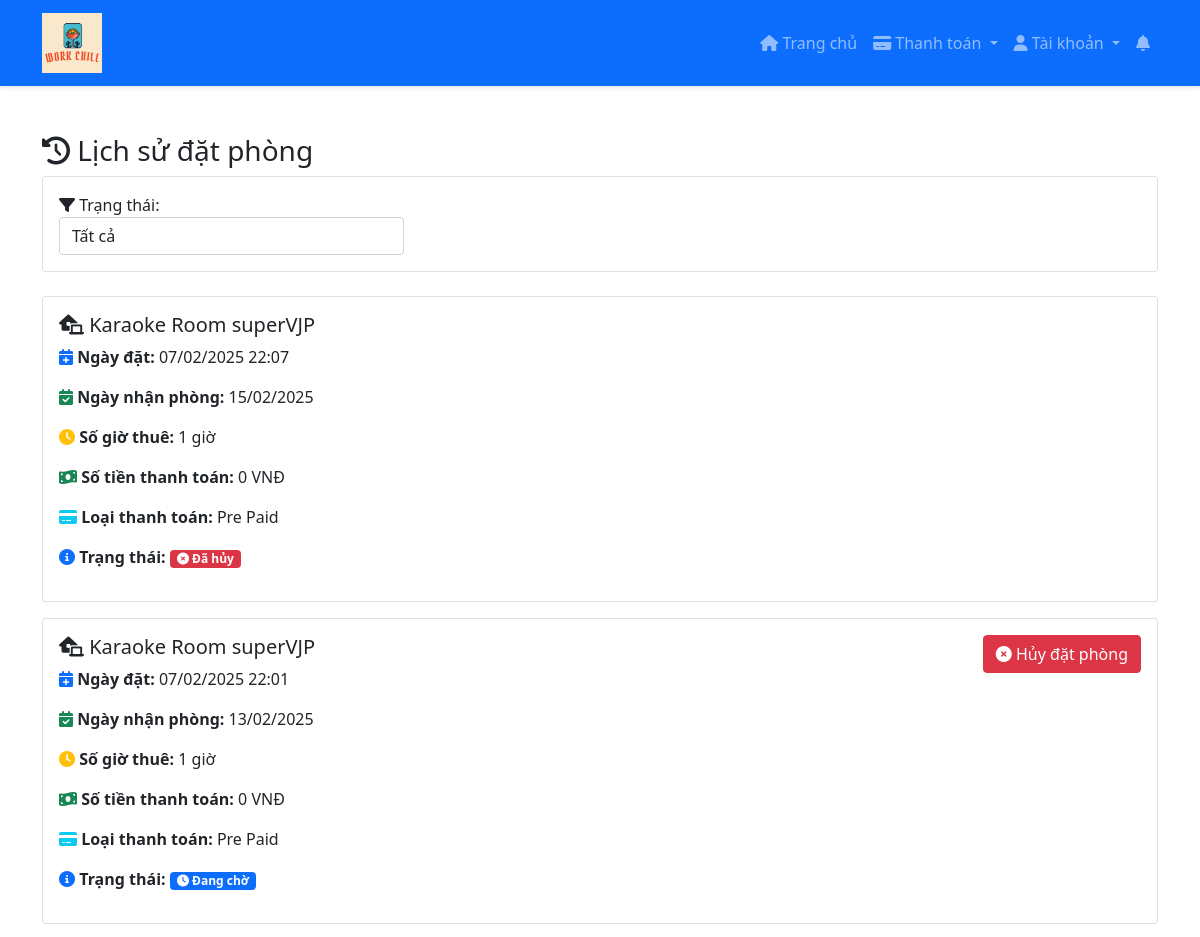
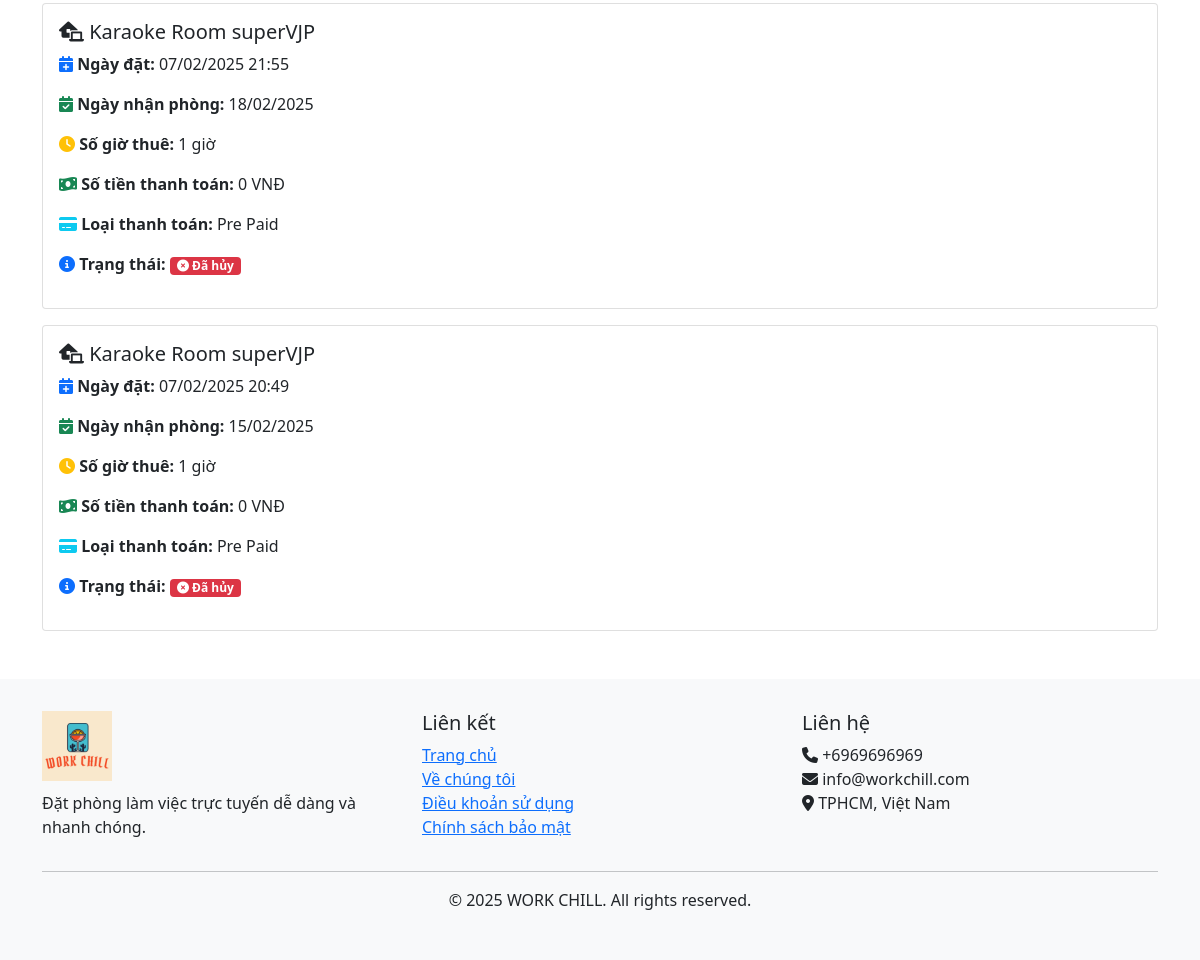
The page /bookings/ (signed in) on the database as committed earlier (2 pictures, top to bottom).
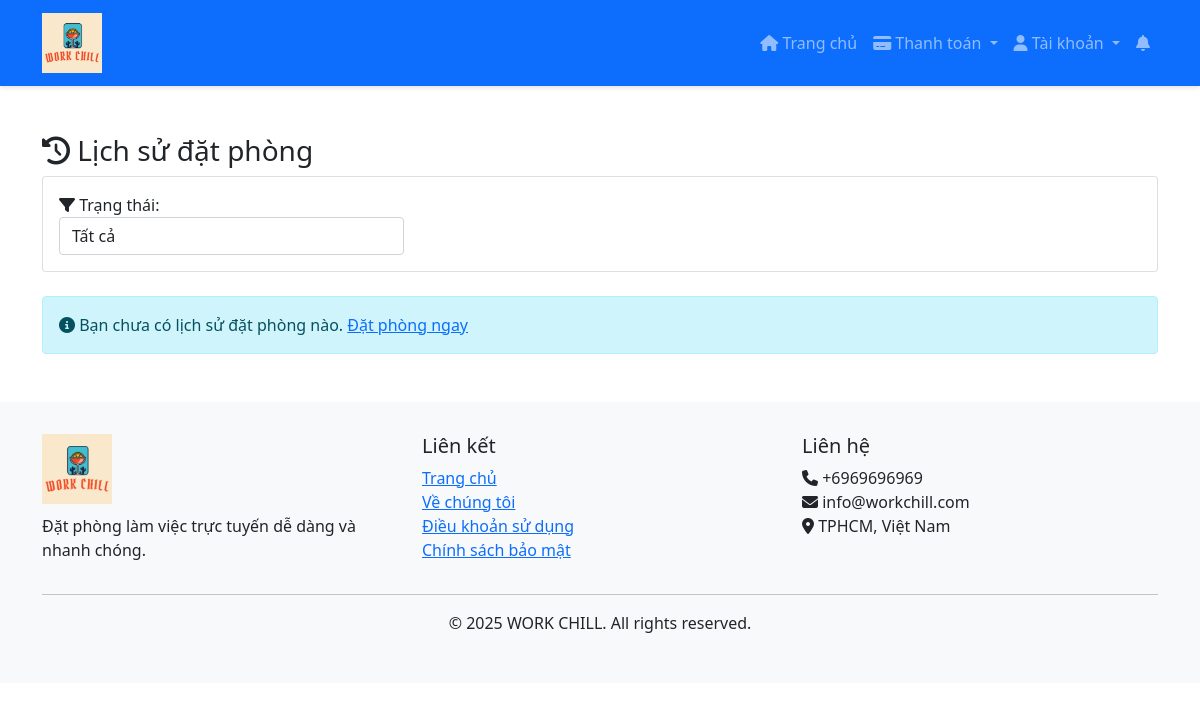
The same page on the database as committed later.
### home/models.py (models this page shows, shortened)
class BaseModel(models.Model):
    uid = models.UUIDField(default=uuid.uuid4   , editable=False , primary_key=True)
    created_at = models.DateTimeField(auto_now_add=True)
    updated_at = models.DateTimeField(auto_now=True)
    class Meta:
        abstract = True
        ordering=['uid']

class PodBooking(BaseModel):
    pod = models.ForeignKey(Pod, related_name="pod_bookings_v1", on_delete=models.CASCADE)
    user = models.ForeignKey(User, related_name="user_bookings_v1", on_delete=models.CASCADE)
    start_date = models.DateField()
    end_date = models.DateField()
    hours = models.IntegerField(default=1)
    total_amount = models.DecimalField(max_digits=10, decimal_places=2, default=0)
    booking_type = models.CharField(max_length=100, choices=(
        ('Pre Paid', 'Pre Paid'),
        ('Post Paid', 'Post Paid')
    ))
    status = models.CharField(max_length=20, choices=(
        ('active', 'Active'),
        ('cancelled', 'Cancelled'),
        ('completed', 'Completed')
    ), default='active')
    calendar_event_id = models.CharField(max_length=255, blank=True, null=True)

class Pod(BaseModel):
    pod_name = models.CharField(max_length=100)
    pod_price = models.IntegerField()
    description = models.TextField()
    amenities = models.ManyToManyField(Amenities)
    room_count = models.IntegerField(default=10)

### home/views.py (the view)
# urls.py: path('bookings/', booking_history, name='booking_history'),
@login_required
def booking_history(request):
    try:
        bookings = PodBooking.objects.filter(
            user=request.user
        ).select_related('pod').order_by('-created_at')
        status = request.GET.get('status')
        if status:
            bookings = bookings.filter(status=status)
        for booking in bookings:
            if not hasattr(booking, 'hours'):
                booking.hours = booking.get_hours()  # Bạn cần thêm method này vào model
            if not hasattr(booking, 'total_amount'):
                booking.total_amount = booking.pod.pod_price * booking.hours
        context = {
            'bookings': bookings,
            'total_bookings': bookings.count(),
            'active_bookings': bookings.filter(status='active').count(),
            'cancelled_bookings': bookings.filter(status='cancelled').count(),
            'completed_bookings': bookings.filter(status='completed').count(),
            'today': date.today().strftime('%Y-%m-%d'),
            'current_status': status,
            'status_choices': PodBooking._meta.get_field('status').choices
        }
        return render(request, 'home/booking_history.html', context)
    except Exception as e:
        messages.error(request, f'Đã xảy ra lỗi khi tải lịch sử đặt phòng: {str(e)}')
        return redirect('index')

### templates/home/booking_history.html (shortened to what the changed rows need)
{% extends 'home/base.html' %}
{% load humanize %}
{% block content %}
<div class="container mt-5">
    <h3><i class="fas fa-history"></i> Lịch sử đặt phòng</h3>
    <div class="card mb-4">
        <div class="card-body">
        </div>
    </div>
    {% if bookings %}
        {% for booking in bookings %}
        <div class="card mb-3">
            <div class="card-body">
                <div class="row">
                    <div class="col-md-8">
                        <h5><i class="fas fa-laptop-house"></i> {{ booking.pod.pod_name }}</h5>
                        <p>
                            <i class="fas fa-calendar-plus text-primary"></i>
                            <strong>Ngày đặt:</strong> {{ booking.created_at|date:"d/m/Y H:i" }}
                        </p>
                        <p>
                            <i class="fas fa-calendar-check text-success"></i>
                            <strong>Ngày nhận phòng:</strong> {{ booking.start_date|date:"d/m/Y" }}
                        </p>
                        <p>
                            <i class="fas fa-clock text-warning"></i>
                            <strong>Số giờ thuê:</strong> {{ booking.hours }} giờ
                        </p>
                        <p>
                            <i class="fas fa-money-bill-wave text-success"></i>
                            <strong>Số tiền thanh toán:</strong> {{ booking.total_amount|floatformat:0|intcomma }} VNĐ
                        </p>
                        <p>
                            <i class="fas fa-credit-card text-info"></i>
                            <strong>Loại thanh toán:</strong> {{ booking.booking_type }}
                        </p>
                        <p>
                            <i class="fas fa-info-circle text-primary"></i>
                            <strong>Trạng thái:</strong>
                            <span class="badge {% if booking.status == 'completed' %}bg-success
                                              {% elif booking.status == 'cancelled' %}bg-danger
                                              {% elif booking.status == 'active' %}bg-primary
                                              {% else %}bg-secondary{% endif %}">
                                {% if booking.status == 'completed' %}
                                    <i class="fas fa-check-circle"></i> Đã thanh toán
                                {% elif booking.status == 'cancelled' %}
                                    <i class="fas fa-times-circle"></i> Đã hủy
                                {% elif booking.status == 'active' %}
                                    <i class="fas fa-clock"></i> Đang chờ
                                {% else %}
                                    <i class="fas fa-clock"></i> {{ booking.get_status_display }}
                                {% endif %}
                            </span>
                        </p>
                    </div>
                    <div class="col-md-4 text-end">
                        {% if booking.status == 'active' and booking.start_date|date:"Y-m-d" > today %}
                        <a href="{% url 'cancel_booking' booking.uid %}"
                           class="btn btn-danger"
                           onclick="return confirm('Bạn có chắc muốn hủy đặt phòng này?')">
                            <i class="fas fa-times-circle"></i> Hủy đặt phòng
                        </a>
                        {% endif %}
                    </div>
                </div>
            </div>
        </div>
        {% endfor %}
    {% else %}
        <div class="alert alert-info">
            <i class="fas fa-info-circle"></i>
            Bạn chưa có lịch sử đặt phòng nào. <a href="{% url 'index' %}">Đặt phòng ngay</a>
        </div>
    {% endif %}
</div>
{% endblock %}

Rows that differ between the two databases and show on the page:
removed PodBooking: pod.pod_name "Karaoke Room superVJP", created_at "07/02/2025 22:07", start_date "15/02/2025", hours "1", total_amount "0", booking_type "Pre Paid", status "cancelled" (drawn)
removed PodBooking: pod.pod_name "Karaoke Room superVJP", created_at "07/02/2025 22:01", start_date "13/02/2025", hours "1", total_amount "0", booking_type "Pre Paid", status "active" (drawn)
removed PodBooking: pod.pod_name "Karaoke Room superVJP", created_at "07/02/2025 21:55", start_date "18/02/2025", hours "1", total_amount "0", booking_type "Pre Paid", status "cancelled" (drawn)
removed PodBooking: pod.pod_name "Karaoke Room superVJP", created_at "07/02/2025 20:49", start_date "15/02/2025", hours "1", total_amount "0", booking_type "Pre Paid", status "cancelled" (drawn)
Other text that changed with them:
text now shown: "Bạn chưa có lịch sử đặt phòng nào. Đặt phòng ngay"
